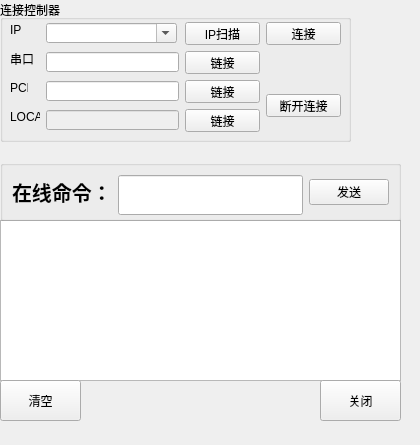
<?xml version="1.0" encoding="UTF-8"?>
<ui version="4.0">
 <class>Form</class>
 <widget class="QWidget" name="Form">
  <property name="geometry">
   <rect>
    <x>0</x>
    <y>0</y>
    <width>420</width>
    <height>445</height>
   </rect>
  </property>
  <property name="windowTitle">
   <string>Form</string>
  </property>
  <widget class="QGroupBox" name="groupBox">
   <property name="geometry">
    <rect>
     <x>0</x>
     <y>0</y>
     <width>351</width>
     <height>142</height>
    </rect>
   </property>
   <property name="sizePolicy">
    <sizepolicy hsizetype="Preferred" vsizetype="Fixed">
     <horstretch>0</horstretch>
     <verstretch>0</verstretch>
    </sizepolicy>
   </property>
   <property name="title">
    <string>连接控制器</string>
   </property>
   <widget class="QLabel" name="label">
    <property name="geometry">
     <rect>
      <x>10</x>
      <y>22</y>
      <width>16</width>
      <height>16</height>
     </rect>
    </property>
    <property name="sizePolicy">
     <sizepolicy hsizetype="Fixed" vsizetype="Preferred">
      <horstretch>0</horstretch>
      <verstretch>0</verstretch>
     </sizepolicy>
    </property>
    <property name="text">
     <string>IP</string>
    </property>
   </widget>
   <widget class="QComboBox" name="comboBox">
    <property name="geometry">
     <rect>
      <x>46</x>
      <y>23</y>
      <width>131</width>
      <height>20</height>
     </rect>
    </property>
    <property name="sizePolicy">
     <sizepolicy hsizetype="Fixed" vsizetype="Fixed">
      <horstretch>0</horstretch>
      <verstretch>0</verstretch>
     </sizepolicy>
    </property>
    <property name="editable">
     <bool>true</bool>
    </property>
    <property name="currentText">
     <string/>
    </property>
   </widget>
   <widget class="QPushButton" name="btn_close">
    <property name="geometry">
     <rect>
      <x>266</x>
      <y>94</y>
      <width>75</width>
      <height>23</height>
     </rect>
    </property>
    <property name="sizePolicy">
     <sizepolicy hsizetype="Fixed" vsizetype="Fixed">
      <horstretch>0</horstretch>
      <verstretch>0</verstretch>
     </sizepolicy>
    </property>
    <property name="text">
     <string>断开连接</string>
    </property>
   </widget>
   <widget class="QPushButton" name="btn_open">
    <property name="geometry">
     <rect>
      <x>266</x>
      <y>22</y>
      <width>75</width>
      <height>23</height>
     </rect>
    </property>
    <property name="sizePolicy">
     <sizepolicy hsizetype="Fixed" vsizetype="Fixed">
      <horstretch>0</horstretch>
      <verstretch>0</verstretch>
     </sizepolicy>
    </property>
    <property name="text">
     <string>连接</string>
    </property>
   </widget>
   <widget class="QPushButton" name="btn_ip_scan">
    <property name="geometry">
     <rect>
      <x>185</x>
      <y>22</y>
      <width>75</width>
      <height>23</height>
     </rect>
    </property>
    <property name="text">
     <string>IP扫描</string>
    </property>
   </widget>
   <widget class="QLineEdit" name="edit_local">
    <property name="enabled">
     <bool>false</bool>
    </property>
    <property name="geometry">
     <rect>
      <x>46</x>
      <y>110</y>
      <width>133</width>
      <height>20</height>
     </rect>
    </property>
   </widget>
   <widget class="QLineEdit" name="edit_com">
    <property name="geometry">
     <rect>
      <x>46</x>
      <y>52</y>
      <width>133</width>
      <height>20</height>
     </rect>
    </property>
   </widget>
   <widget class="QLineEdit" name="edit_pci">
    <property name="geometry">
     <rect>
      <x>46</x>
      <y>81</y>
      <width>133</width>
      <height>20</height>
     </rect>
    </property>
   </widget>
   <widget class="QLabel" name="label_29">
    <property name="geometry">
     <rect>
      <x>10</x>
      <y>51</y>
      <width>24</width>
      <height>16</height>
     </rect>
    </property>
    <property name="text">
     <string>串口</string>
    </property>
   </widget>
   <widget class="QPushButton" name="btn_local">
    <property name="geometry">
     <rect>
      <x>185</x>
      <y>109</y>
      <width>75</width>
      <height>23</height>
     </rect>
    </property>
    <property name="text">
     <string>链接</string>
    </property>
   </widget>
   <widget class="QPushButton" name="btn_com">
    <property name="geometry">
     <rect>
      <x>185</x>
      <y>51</y>
      <width>75</width>
      <height>23</height>
     </rect>
    </property>
    <property name="text">
     <string>链接</string>
    </property>
   </widget>
   <widget class="QLabel" name="label_30">
    <property name="geometry">
     <rect>
      <x>10</x>
      <y>109</y>
      <width>30</width>
      <height>16</height>
     </rect>
    </property>
    <property name="text">
     <string>LOCAL</string>
    </property>
   </widget>
   <widget class="QPushButton" name="btn_pci">
    <property name="geometry">
     <rect>
      <x>185</x>
      <y>80</y>
      <width>75</width>
      <height>23</height>
     </rect>
    </property>
    <property name="text">
     <string>链接</string>
    </property>
   </widget>
   <widget class="QLabel" name="label_28">
    <property name="geometry">
     <rect>
      <x>10</x>
      <y>80</y>
      <width>18</width>
      <height>16</height>
     </rect>
    </property>
    <property name="text">
     <string>PCI</string>
    </property>
   </widget>
  </widget>
  <widget class="QPlainTextEdit" name="plainTextEdit_Result">
   <property name="geometry">
    <rect>
     <x>0</x>
     <y>220</y>
     <width>401</width>
     <height>161</height>
    </rect>
   </property>
   <property name="readOnly">
    <bool>true</bool>
   </property>
  </widget>
  <widget class="QPushButton" name="btn_win_close">
   <property name="geometry">
    <rect>
     <x>320</x>
     <y>380</y>
     <width>81</width>
     <height>41</height>
    </rect>
   </property>
   <property name="text">
    <string>关闭</string>
   </property>
  </widget>
  <widget class="QPushButton" name="btn_clear">
   <property name="geometry">
    <rect>
     <x>0</x>
     <y>380</y>
     <width>81</width>
     <height>41</height>
    </rect>
   </property>
   <property name="text">
    <string>清空</string>
   </property>
  </widget>
  <widget class="QGroupBox" name="groupBox_2">
   <property name="geometry">
    <rect>
     <x>0</x>
     <y>160</y>
     <width>401</width>
     <height>61</height>
    </rect>
   </property>
   <property name="title">
    <string/>
   </property>
   <layout class="QHBoxLayout" name="horizontalLayout">
    <item>
     <widget class="QLabel" name="label_2">
      <property name="font">
       <font>
        <family>宋体</family>
        <pointsize>15</pointsize>
        <weight>75</weight>
        <bold>true</bold>
       </font>
      </property>
      <property name="text">
       <string>在线命令：</string>
      </property>
     </widget>
    </item>
    <item>
     <widget class="QLineEdit" name="edit_Cmd">
      <property name="minimumSize">
       <size>
        <width>100</width>
        <height>40</height>
       </size>
      </property>
     </widget>
    </item>
    <item>
     <widget class="QPushButton" name="pushButton">
      <property name="text">
       <string>发送</string>
      </property>
     </widget>
    </item>
   </layout>
  </widget>
 </widget>
 <resources/>
 <connections/>
</ui>
